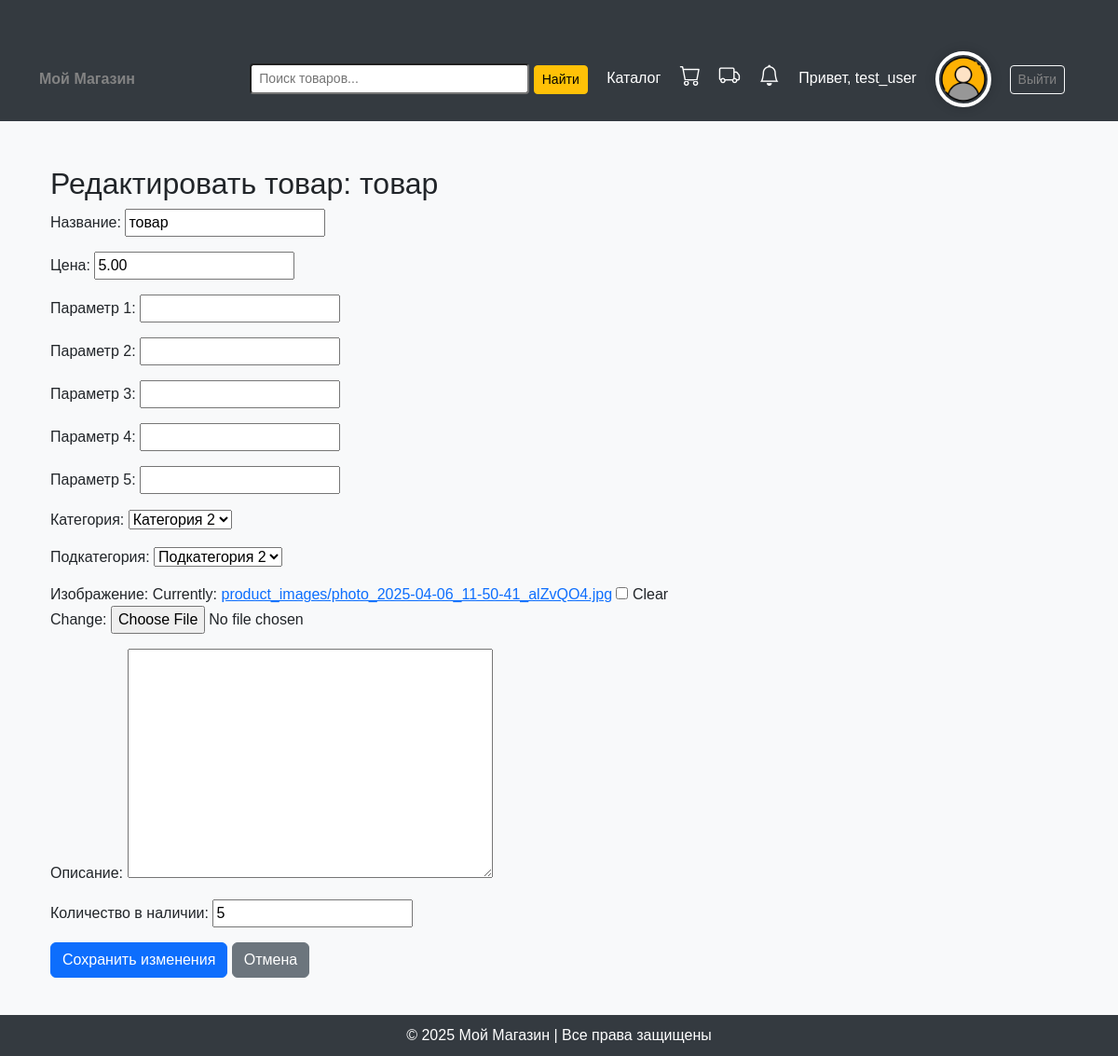
Page /accounts/product/edit/5/ (signed in) on the committed database.
### accounts/models.py (models this page shows, shortened)
class UserProfile(models.Model):
    user = models.OneToOneField(User, on_delete=models.CASCADE)  # Связь с моделью User
    first_name = models.CharField(max_length=100, blank=True)
    last_name = models.CharField(max_length=100, blank=True)
    phone_number = models.CharField(max_length=20, blank=True)
    birth_date = models.DateField(null=True, blank=True)
    gender = models.CharField(max_length=10, choices=[('M', 'Male'), ('F', 'Female')], blank=True)
    delivery_address = models.TextField(blank=True)
    profile_picture = models.ImageField(upload_to='profile_pics/', null=True, blank=True)

class Product(models.Model):
    name = models.CharField(max_length=255, verbose_name="Название")
    price = models.DecimalField(max_digits=10, decimal_places=2, verbose_name="Цена")
    parameter_1 = models.CharField(max_length=255, blank=True, verbose_name="Параметр 1")
    parameter_2 = models.CharField(max_length=255, blank=True, verbose_name="Параметр 2")
    parameter_3 = models.CharField(max_length=255, blank=True, verbose_name="Параметр 3")
    parameter_4 = models.CharField(max_length=255, blank=True, verbose_name="Параметр 4")
    parameter_5 = models.CharField(max_length=255, blank=True, verbose_name="Параметр 5")
    category = models.ForeignKey(Category, on_delete=models.CASCADE, verbose_name="Категория")
    subcategory = models.ForeignKey(Subcategory, on_delete=models.SET_NULL, blank=True, null=True, verbose_name="Подкатегория")  # <-- Добавили
    sku = models.CharField(max_length=50, unique=True, verbose_name="Артикул", blank=True)
    image = models.ImageField(upload_to="product_images/", blank=True, null=True, verbose_name="Изображение")
    description = models.TextField(blank=True, null=True, verbose_name="Описание")
    stock_quantity = models.PositiveIntegerField(default=0, verbose_name="Количество в наличии")
    average_rating = models.DecimalField(max_digits=3, decimal_places=2, default=0.00)

class Category(models.Model):
    name = models.CharField(max_length=255, unique=True, verbose_name="Название категории")
    def __str__(self):
        return self.name

class Subcategory(models.Model):
    category = models.ForeignKey(Category, on_delete=models.CASCADE, related_name="subcategories", verbose_name="Категория")
    name = models.CharField(max_length=255, verbose_name="Название подкатегории")
    def __str__(self):
        return self.name

### accounts/views.py (the view)
# urls.py: path('product/edit/<int:product_id>/', edit_product, name='edit_product'),
def edit_product(request, product_id):
    product = get_object_or_404(Product, id=product_id)
    if request.method == "POST":
        form = ProductForm(request.POST, request.FILES, instance=product)
        if form.is_valid():
            form.save()
            return redirect("home")
    else:
        form = ProductForm(instance=product)
    return render(request, "edit_product.html", {"form": form, "product": product})

### accounts/forms.py
class ProductForm(forms.ModelForm):
    class Meta:
        model = Product
        fields = ['name', 'price', 'parameter_1', 'parameter_2', 'parameter_3', 'parameter_4', 'parameter_5', 'category', 'subcategory', 'image', 'description', 'stock_quantity']
    def __init__(self, *args, **kwargs):
        super().__init__(*args, **kwargs)
        self.fields['subcategory'].queryset = Subcategory.objects.none()
        if 'category' in self.data:
            try:
                category_id = int(self.data.get('category'))
                self.fields['subcategory'].queryset = Subcategory.objects.filter(category_id=category_id).order_by('name')
            except (ValueError, TypeError):
                pass
        elif self.instance.pk and self.instance.category:
            self.fields['subcategory'].queryset = Subcategory.objects.filter(category=self.instance.category).order_by('name')

### accounts/context_processors.py (called while the page is built)
def notification_counter(request):
    if request.user.is_authenticated:
        count = Notification.objects.filter(user=request.user, is_read=False).count()
        return {'unread_notifications_count': count}
    return {}

### templates/edit_product.html (shortened to what this page needs)
{% extends "base.html" %}
{% block content %}
<div class="container mt-5">
    <h2>Редактировать товар: {{ product.name }}</h2>
    <form method="POST" enctype="multipart/form-data">
        {{ form.as_p }}
        <button type="submit" class="btn btn-primary">Сохранить изменения</button>
        <a href="{% url 'home' %}" class="btn btn-secondary">Отмена</a>
    </form>
</div>
{% endblock %}

### templates/base.html (shortened to what this page needs)
<!DOCTYPE html>
<html lang="ru">
<head>
    <link rel="stylesheet" href="https://cdn.jsdelivr.net/npm/bootstrap@5.3.0/dist/css/bootstrap.min.css">
    <link href="https://cdn.jsdelivr.net/npm/bootstrap-icons@1.10.5/font/bootstrap-icons.css" rel="stylesheet">
</head>
<body>
    <header>
        <nav class="navbar">
            <div class="container">
                <a href="{% url 'home' %}" class="fw-bold">Мой Магазин</a>
                <div>
                    {% if user.is_authenticated %}
                    <form method="get" action="{% url 'search' %}" class="d-inline me-3">
                        <input type="text" name="q" class="form-control-sm d-inline-block"
                            placeholder="Поиск товаров..." style="width:300px; display: inline-block;">
                        <button type="submit" class="btn btn-warning btn-sm">Найти</button>
                    </form>
                    <a href="{% url 'catalog' %}" class="text-white me-3">Каталог</a>
                    {% if user.is_authenticated and not user.is_superuser %}
                    <li class="nav-item d-inline-block">
                        <a class="nav-link position-relative" href="{% url 'cart' %}">
                            <i class="bi bi-cart" style="font-size: 1.4rem; color: white;"></i>
                        </a>
                    </li>
                    <a href="{% url 'delivery' %}" class="text-white me-3" title="Доставка">
                        <i class="bi bi-truck" style="font-size: 1.4rem;"></i>
                    </a>
                    <a href="{% url 'notifications' %}" class="text-white me-3 position-relative" title="Уведомления">
                        <i class="bi bi-bell" style="font-size: 1.4rem;"></i>
                    </a>
                    {% endif %}
                    <span class="text-white me-3">Привет, {{ user.username }}</span>
                    {% if user.userprofile.profile_picture %}
                    <a href="{% url 'profile' %}">
                        <img src="{{ user.userprofile.profile_picture.url }}" alt="Profile" class="profile-icon">
                    </a>
                    {% else %}
                    <a href="{% url 'profile' %}">
                        <span class="username-text">{{ user.username|slice:":1" }}</span>
                    </a>
                    {% endif %}
                    <a href="{% url 'logout' %}" class="btn btn-outline-light btn-sm">Выйти</a>
                    {% else %}
                    <a href="{% url 'login' %}" class="btn btn-light btn-sm">Войти</a>
                    <a href="{% url 'register' %}" class="btn btn-outline-light btn-sm">Регистрация</a>
                    {% endif %}
                </div>
            </div>
        </nav>
    </header>
    <main class="container">
        {% block content %}{% endblock %}
    </main>
    <footer>
        © 2025 Мой Магазин | Все права защищены
    </footer>
</body>
</html>

### templates/base.html (style rules this page uses)
body { background-color: #f8f9fa; font-family: 'Arial', sans-serif; }
.navbar { background-color: #343a40; padding: 15px; }
.navbar a { color: rgb(131, 131, 131); text-decoration: none; margin-right: 15px; }
.container { margin-top: 40px; }
footer { background-color: #343a40; color: white; text-align: center; padding: 10px; margin-top: 40px; }
.profile-icon { width: 60px; height: 60px; border-radius: 50%; object-fit: cover; border: 4px solid #fff; box-shadow: 0 0 12px rgba(0, 0, 0, 0.2); transition: all 0.3s ease-in-out; }

### rows in the picture
Product: name "товар", price "5.00", category "Категория 2", subcategory "Подкатегория 2", stock_quantity "5"

### other values in the picture
{{ user.username }} "test_user"
